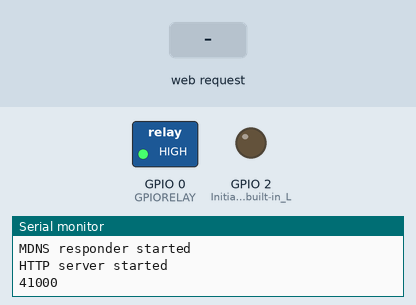
The sketch below on a simulated ESP8266 (NodeMCU). Parts: switched loads named in the sketch (green lamp = pin HIGH), output pins drawn as LEDs (lit = HIGH), the last lines printed to the serial monitor. Inputs (shaded band) come from the test bench. WiFi joins after 1.5 s; servers stay silent unless stated.

Above: at 2.7 s.
2.8 s: HTTP request GET / received
At 3.9 s:
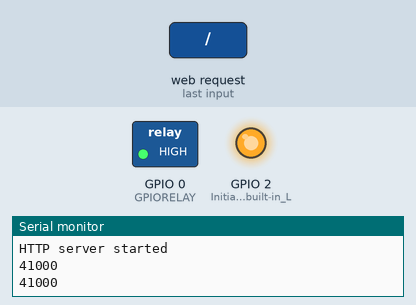
5.0 s: HTTP request GET /push received
At 6.6 s:
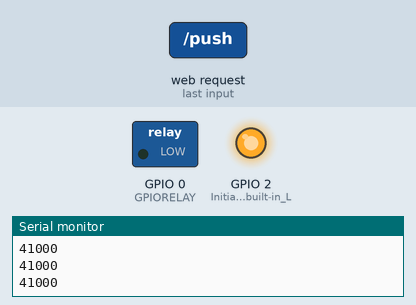
Timing chart, 0 to 9.0 s (numbered marks = the images above; inputs shaded):
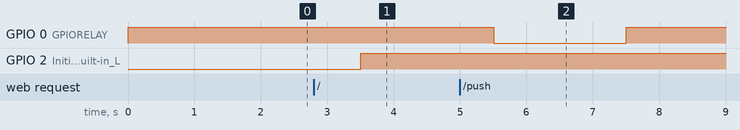

Measured:
- after the input at 2.8 s, GPIO 2 (Initialize_the_built-in_L): LOW → HIGH after 0.71 s
- after the input at 5.0 s, GPIO 0 (GPIORELAY): HIGH → LOW after 0.51 s, → HIGH 2.0 s later

The sketch:

GarageButton.ino
```cpp
// GarageButton.ino - Elizabeth Greene 2019
// Based on samplecode from https://github.com/esp8266/Arduino/blob/master/libraries/ESP8266WebServer/examples/HelloServer/HelloServer.ino

#include <ESP8266WiFi.h>
#include <WiFiClient.h>
#include <ESP8266WebServer.h>
#include <ESP8266mDNS.h>

#ifndef STASSID
#define STASSID "wifiSSID"
#define STAPSK  "wifiPassword"
#endif

#define GPIORELAY 0

const char* ssid = STASSID;
const char* password = STAPSK;

ESP8266WebServer server(80);

void handleRoot() {
  digitalWrite(LED_BUILTIN, 1);
  server.send(200, "text/html","<!DOCTYPE html><html><head><title>Garage Door Button</title><style> div { display: block; text-align: center; margin: auto;}  .block { display: block; width: 100%; height: 30%; border: none; background-color: #4CAF50; padding: 56px 28px; font-size: 32px; cursor: pointer; text-align: center; }</style></head><body><div><form action=\"\\push\" method=\"post\"><input type=\"submit\" class=\"block\" value=\"Push it\"/></form></div></body></html>");
}

void handlePush() {
  server.send(200, "text/html", "<!DOCTYPE html><html> <head>    <title>Garage Door Button</title>    <style> div { display: block; text-align: center; margin: auto;}    .block {  display: block;  width: 100%;  height: 30%;  border: none;  background-color: #FFFF00;  padding: 56px 28px;  font-size: 32px;  cursor: pointer;  text-align: center;}</style><meta http-equiv=\"refresh\" content=\"5; url=\\\" />  </head>  <body>    <div class=\"block\">Button has been pushed!</div></body></html>");
  digitalWrite(GPIORELAY, 0);
  delay(2000);                      // Wait for a second
  digitalWrite(GPIORELAY, 1);
}

void handleNotFound() {
  digitalWrite(LED_BUILTIN, 1);
  String message = "File Not Found\n\n";
  message += "URI: ";
  message += server.uri();
  message += "\nMethod: ";
  message += (server.method() == HTTP_GET) ? "GET" : "POST";
  message += "\nArguments: ";
  message += server.args();
  message += "\n";
  for (uint8_t i = 0; i < server.args(); i++) {
    message += " " + server.argName(i) + ": " + server.arg(i) + "\n";
  }
  server.send(404, "text/plain", message);
  digitalWrite(LED_BUILTIN, 0);
}

void setup(void) {
  pinMode(GPIORELAY, OUTPUT);   // Initialize the GPIO as the output pin for the relay
  pinMode(LED_BUILTIN, OUTPUT); // Initialize the built-in LED as an output

  digitalWrite(LED_BUILTIN, 0);
  digitalWrite(GPIORELAY,1);
  Serial.begin(115200);
  WiFi.mode(WIFI_STA);
  WiFi.begin(ssid, password);
  Serial.println("");

  // Wait for connection
  while (WiFi.status() != WL_CONNECTED) {
    delay(500);
    Serial.print(".");
  }
  Serial.println("");
  Serial.print("Connected to ");
  Serial.println(ssid);
  Serial.print("IP address: ");
  Serial.println(WiFi.localIP());

  if (MDNS.begin("esp8266")) {
    Serial.println("MDNS responder started");
  }

  server.on("/", handleRoot);

  server.on("/push", []() {
    // server.send(200, "text/plain", "this works as well");
    handlePush();
  });

  server.onNotFound(handleNotFound);

  server.begin();
  Serial.println("HTTP server started");
}

void loop(void) {
  server.handleClient();
  MDNS.update();
  delay(1000);
  //Uncomment this to output the free heap size to serial every loop.
  //Use it to find memory leaks.
  Serial.println(ESP.getFreeHeap(),DEC);
}
```
